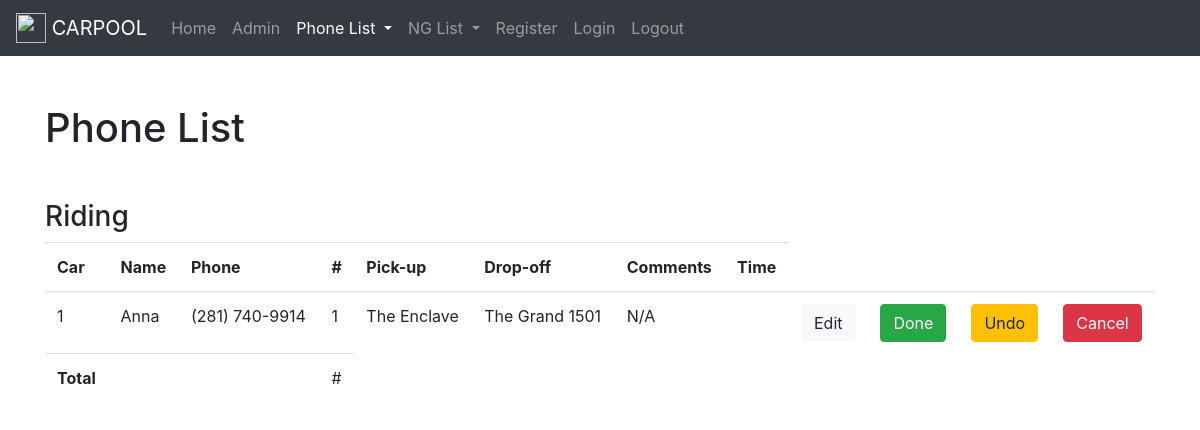
The page /phonelist/riding/ on the database its author committed.
### phonelist/models.py (models this page shows, shortened)
class Ride(models.Model):
    name = models.CharField(max_length=50)
    phone = models.CharField(max_length=20)
    car = models.PositiveSmallIntegerField()
    num_patrons = models.PositiveSmallIntegerField()
    pickup = models.CharField(max_length=100)
    dropoff = models.CharField(max_length=100)
    comments = models.TextField()
    time = models.DateTimeField(default=timezone.now())  # Alternative: default=timezone.now
    waiting = models.BooleanField()
    riding = models.BooleanField()
    done = models.BooleanField()
    cancelled = models.BooleanField()
    deleted = models.BooleanField()

### phonelist/views.py (the view)
# urls.py: path('riding/', views.riding, name='phonelist-riding'),
def riding(request):
    context = {
        'riding_list': Ride.objects.all().filter(riding=True),
        'title': 'Phone List',
        'phone_list': 'active',
        'riding': True,
    }
    return render(request, 'phonelist/home.html', context)

### phonelist/templates/phonelist/home.html (shortened to what this page needs)
{% extends "phonelist/base.html" %}
{% block content %}
    <div class="container"><h1>Phone List</h1></div>
    {% if all or riding %}
        {% include "phonelist/list.html" with rides=riding_list listtype="Riding" now=now %}
    {% endif %}
{% endblock content %}

### phonelist/templates/phonelist/list.html (shortened to what this page needs)
<div class="container"><h3>{{ listtype }}</h3></div>
<div class="container">
    <table class="table">
        <tr>
            {% if listtype != "Waiting" %}
                <th>Car</th>
            {% endif %}
            <th>Name</th>
            <th>Phone</th>
            <th>#</th>
            <th>Pick-up</th>
            <th>Drop-off</th>
            <th>Comments</th>
            <th>Time</th>
        </tr>
        {% for ride in rides %}
            <tr>
                {% if listtype != "Waiting" %}
                    <td>{{ ride.car }}</td>
                {% endif %}
                <td>{{ ride.name }}</td>
                <td>{{ ride.phone }}</td>
                <td>{{ ride.num_patrons }}</td>
                <td>{{ ride.pickup }}</td>
                <td>{{ ride.dropoff }}</td>
                {% if ride.comments == "" %}
                    <td>N/A</td>
                {% else %}
                    <td><button type="button" class="btn btn-link">View</button></td>
                {% endif %}
                <td>{{ now|timesince:ride.time }}</td>
                <td><button type="button" class="btn btn-light">Edit</button></td>
                {% if listtype == "Riding" %}
                    <td><button type="button" class="btn btn-success">Done</button></td>
                {% endif %}
                {% if listtype == "Riding" or listtype == "Done" or listtype == "Cancelled" %}
                    <td><button type="button" class="btn btn-warning">Undo</button></td>
                {% endif %}
                {% if listtype == "Waiting" or listtype == "Riding" %}
                    <td><button type="button" class="btn btn-danger">Cancel</button></td>
                {% endif %}
            </tr>
        {% endfor %}
        <tr>
            <th>Total</th>
            <th></th>
            {% if listtype != "Waiting" %}
                <th></th>
            {% endif %}
            <td>#</td>
        </tr>
    </table>
</div>

### rows shown on the page
Ride: car "1", name "Anna", phone "(281) 740-9914", num_patrons "1", pickup "The Enclave", dropoff "The Grand 1501", comments "N/A"

### other values the page prints
{{ listtype }} "Riding"
